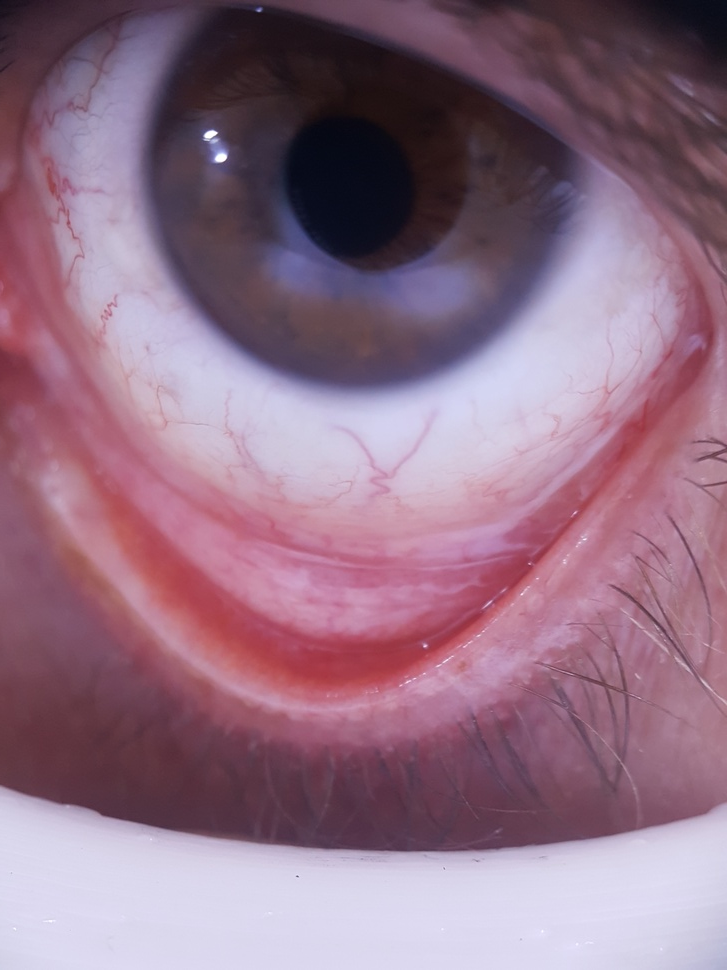
#> input picture Images/102.jpg, 727 x 970 px, shrunk from 2988 x 3984 before the run
$ python -i extract_features_fast.py   (imports and definitions only)
#> lines starting #> are read from the running program, lines starting #| are printed output that depends on the picture; after the words box and inside, x2 and y2 are one past the last pixel; in counts of white or black regions, pixels touching at a corner belong together
#!/usr/bin/env python
# -*- coding: utf-8 -*-
"""
extract_features.py (fast, glare-aware, cached, parallel)

Speedups with zero accuracy change:
- Caches Roboflow detections keyed by image SHA1 + model id
- Parallelizes glare mask + inpainting + feature extraction
- Keeps the SAME feature formulas as before (no resizing, no math changes)

Pipeline:
1) Read full-eye images from --images-dir
2) Roboflow detect API to crop conjunctiva -> --out-crops
   * CACHED: detection JSON saved under --cache-dir
3) Detect glare, inpaint, compute features on inpainted crop:
   - 14 baseline features
   - 6 vascularity (Frangi + skeleton)
   - glare_frac
4) Join with labels.csv (filename,hb,status) -> --out-csv

Optional:
--augment-glare N  (off by default; adds synthetic glare variants)

USAGE (PowerShell example):
python .\extract_features.py `
  --api-key "YOUR_ROBOFLOW_API_KEY" `
  --model-id "eye-conjunctiva-detector/2" `
  --class-name "conjunctiva" `
  --images-dir ".\Images" `
  --out-crops ".\images_cropped" `
  --labels ".\labels.csv" `
  --out-csv ".\features_dataset.csv" `
  --workers  max `
  --rf-rate-limit 0.0

Dependencies:
pip install numpy pandas pillow requests opencv-python scikit-image scipy
"""

import io
import os
import time
import json
import base64
import argparse
import random
import hashlib
from pathlib import Path
from typing import Dict, Any, Optional, List, Tuple

import numpy as np
import pandas as pd
import requests
from PIL import Image, ImageOps

import cv2
from scipy.stats import kurtosis
from scipy.ndimage import convolve
from skimage import exposure, filters, morphology, measure
from skimage.morphology import skeletonize
from concurrent.futures import ProcessPoolExecutor, as_completed


# ---------------- CLI ---------------- #
# [31 lines left out: function parse_args, not called in this run]


# ------------- Helpers ------------- #
def exif_upright(pil_img: Image.Image) -> Image.Image:
    return ImageOps.exif_transpose(pil_img).convert("RGB")

# [4 lines left out: function pil_to_jpeg_bytes, not called in this run]

def to_b64_jpeg(img: Image.Image) -> str:
    return base64.b64encode(pil_to_jpeg_bytes(img, quality=90)).decode("utf-8")

# [33 lines left out: functions sha1_of_file, roboflow_detect_b64, select_best_box, crop_from_box, not called in this run]


# -------- Glare handling (unchanged formulas) -------- #
def detect_glare_mask(rgb: np.ndarray) -> np.ndarray:
    """
    Heuristic glare mask: high V (HSV) + low S, and near-maximum grayscale.
    Returns a binary mask {0,1} (uint8).
    """
    hsv = cv2.cvtColor(rgb, cv2.COLOR_RGB2HSV).astype(np.float32)
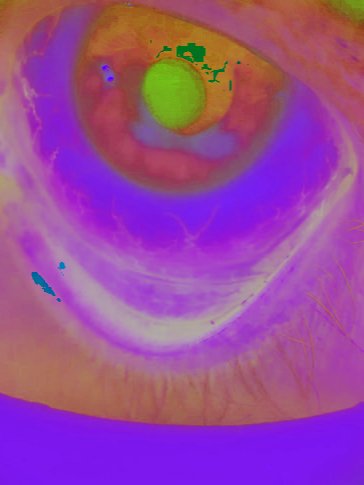
#> hsv: shape (970, 727, 3) float32 (shown at 1/2 size); mean R, G, B 153.4, 74.4, 151.2
    S = hsv[..., 1] / 255.0
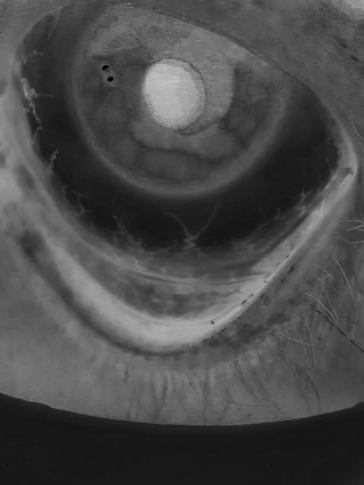
#> S: shape (970, 727) float32 (shown at 1/2 size); min 0, max 0.788, mean 0.292
    V = hsv[..., 2] / 255.0
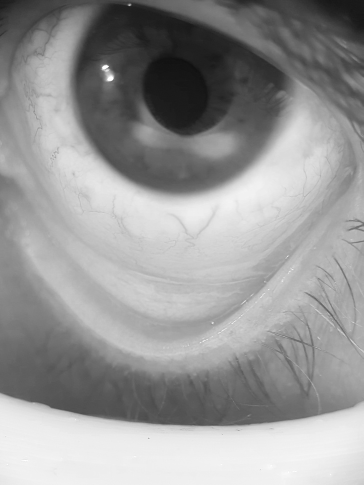
#> V: shape (970, 727) float32 (shown at 1/2 size); min 0.0588, max 1, mean 0.592

    mask_hsv = (V > 0.90) & (S < 0.25)
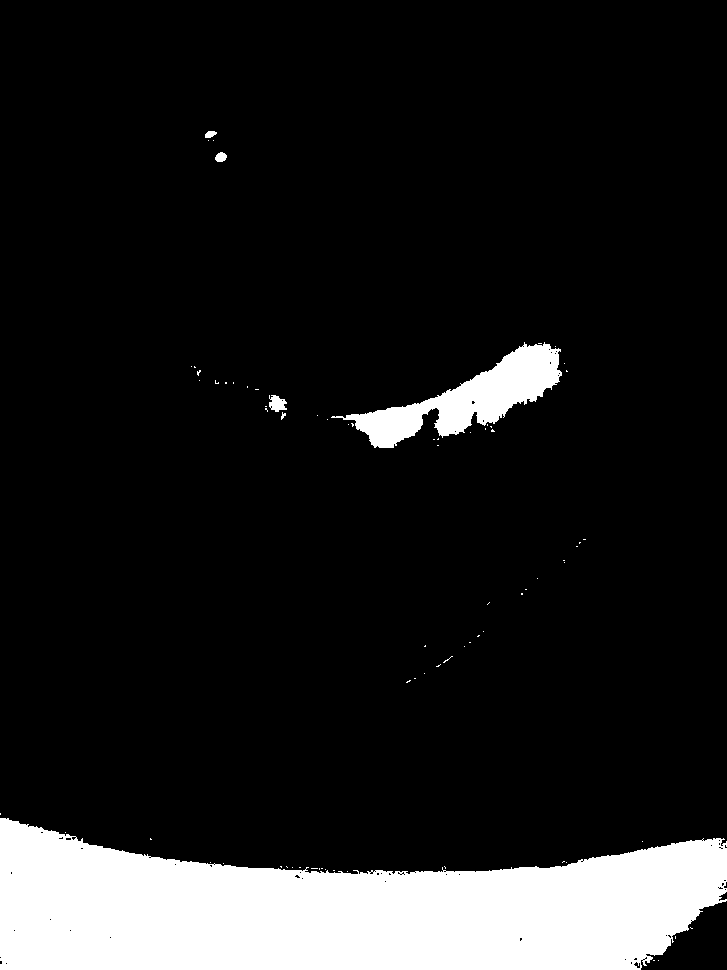
#> mask_hsv: shape (970, 727) bool; 12.3% white; 77 white regions (71 under 20 px), largest, box (x1, y1, x2, y2) and area: (0, 818, 727, 970) 77938, (331, 342, 562, 448) 8316, (269, 395, 287, 412) 208, (215, 152, 227, 162) 90, (205, 131, 217, 138) 62, (281, 412, 286, 420) 21

    gray = cv2.cvtColor(rgb, cv2.COLOR_RGB2GRAY).astype(np.float32) / 255.0
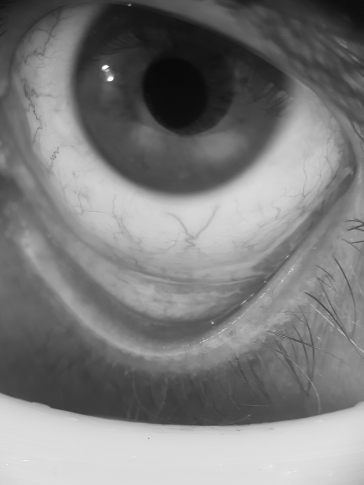
#> gray: shape (970, 727) float32 (shown at 1/2 size); min 0.0275, max 1, mean 0.488
    hi = float(np.quantile(gray, 0.995))  # top 0.5% brightest
#> hi = 0.875
    mask_gray = gray >= hi
#> mask_gray: shape (970, 727) bool; 0.56% white; 219 white regions (208 under 20 px), largest, box (x1, y1, x2, y2) and area: (519, 891, 662, 942) 1974, (558, 875, 673, 900) 467, (552, 934, 594, 958) 434

    mask = (mask_hsv | mask_gray).astype(np.uint8)
    kernel = np.ones((3, 3), np.uint8)
    mask = cv2.morphologyEx(mask, cv2.MORPH_CLOSE, kernel, iterations=1)
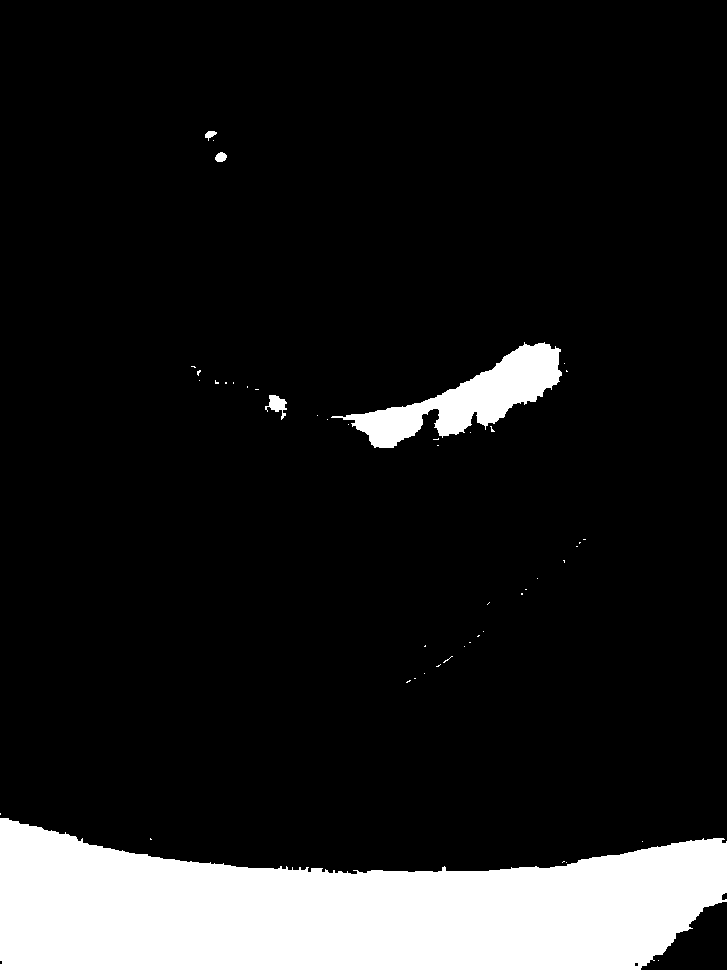
#> mask: shape (970, 727); values 0 (black) and 1 (white), 12.4% white; 47 white regions (42 under 20 px), largest, box (x1, y1, x2, y2) and area: (0, 818, 727, 970) 78374, (331, 342, 562, 448) 8445, (265, 395, 287, 420) 259, (215, 152, 227, 162) 90, (205, 131, 217, 141) 65
    mask = cv2.morphologyEx(mask, cv2.MORPH_OPEN, kernel, iterations=1)
#> mask: shape (970, 727); values 0 (black) and 1 (white), 12.3% white; 7 white regions (2 under 20 px), largest, box (x1, y1, x2, y2) and area: (0, 818, 727, 970) 78283, (343, 343, 562, 448) 8388, (269, 395, 286, 412) 217, (215, 152, 227, 162) 90, (205, 131, 216, 138) 60
    return mask

# [308 lines left out: functions inpaint_glare, add_synthetic_glare, compute_baseline_features, vascularity_features_from_conjunctiva, process_one_crop_bytes, main, not called in this run]


# [2 lines not run here, left out]

>>> import cv2
>>> picture = cv2.cvtColor(cv2.imread('Images/102.jpg'), cv2.COLOR_BGR2RGB)
>>> result = detect_glare_mask(picture)

$ run again, on Images/118.jpg
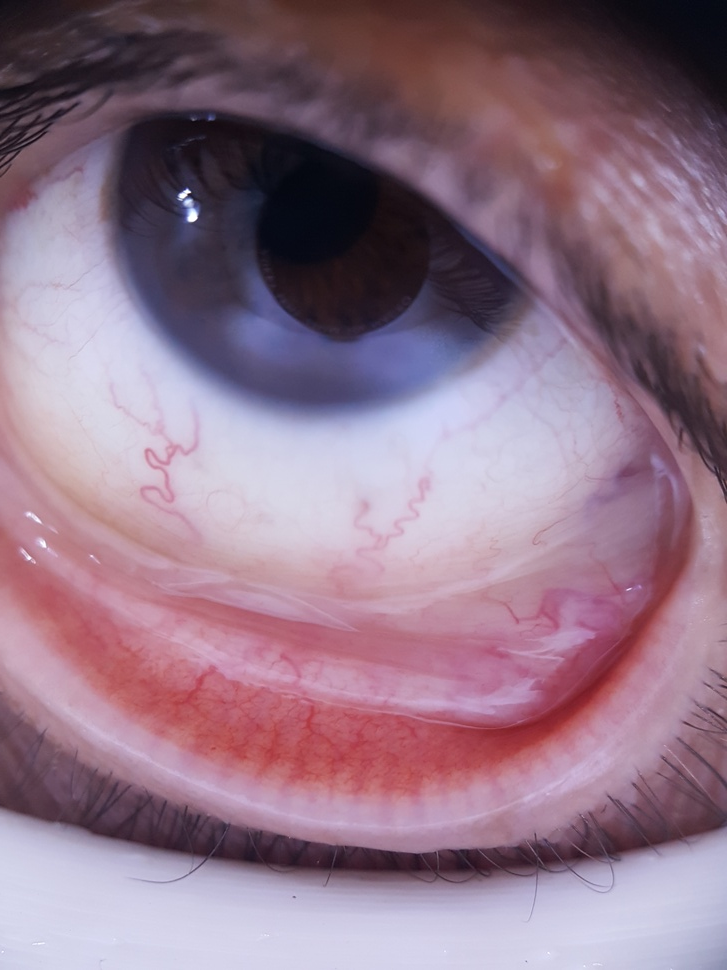
#> input picture Images/118.jpg, 727 x 970 px, shrunk from 2988 x 3984 before the run
#> mask_hsv: shape (970, 727) bool; 7.5% white; 181 white regions (161 under 20 px), largest, box (x1, y1, x2, y2) and area: (0, 856, 657, 970) 34346, (255, 387, 491, 497) 11258, (68, 293, 159, 407) 4780
#> in detect_glare_mask, `gray = cv2.cvtColor(rgb, cv2.COLOR_RGB2GRAY).astype(np.float32) / 255.0`:
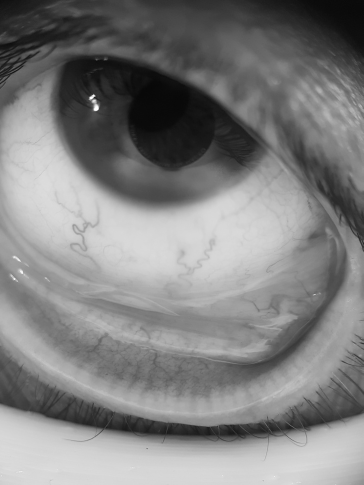
#> gray: shape (970, 727) float32 (shown at 1/2 size); min 0.0275, max 1, mean 0.501
#> hi = 0.851
#> mask_gray: shape (970, 727) bool; 0.62% white; 235 white regions (209 under 20 px), largest, box (x1, y1, x2, y2) and area: (73, 342, 114, 422) 1240, (49, 928, 120, 946) 545, (0, 917, 37, 943) 347
#> in detect_glare_mask, `mask = cv2.morphologyEx(mask, cv2.MORPH_OPEN, kernel, iterations=1)`:
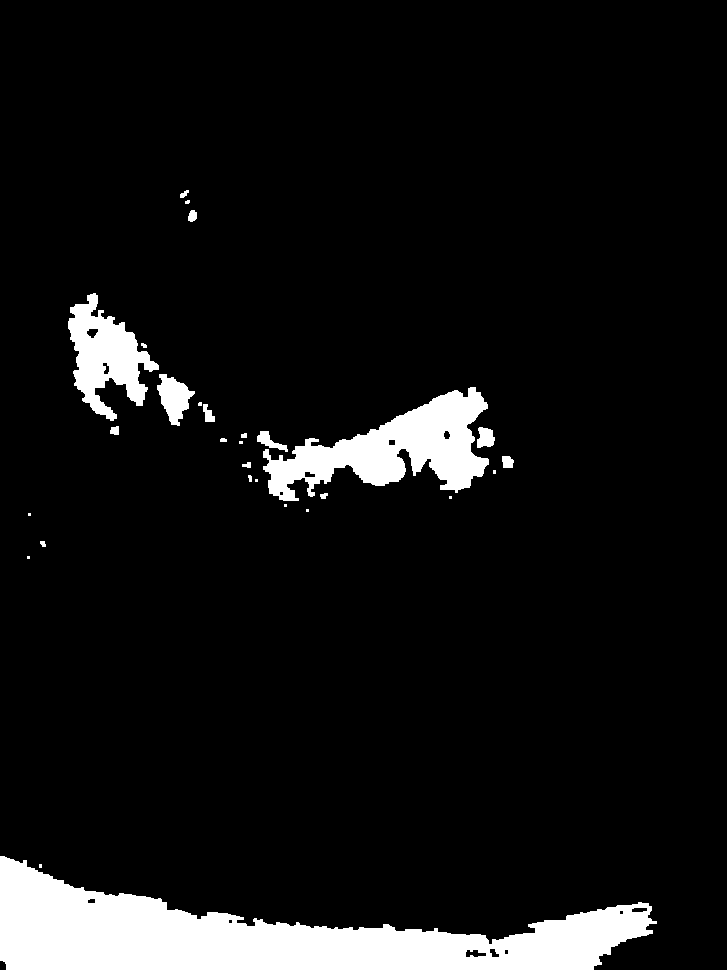
#> mask: shape (970, 727); values 0 (black) and 1 (white), 7.8% white; 29 white regions (11 under 20 px), largest, box (x1, y1, x2, y2) and area: (0, 856, 657, 970) 35688, (263, 387, 489, 501) 11630, (68, 293, 159, 421) 5514

$ run again, on Images/119.jpg
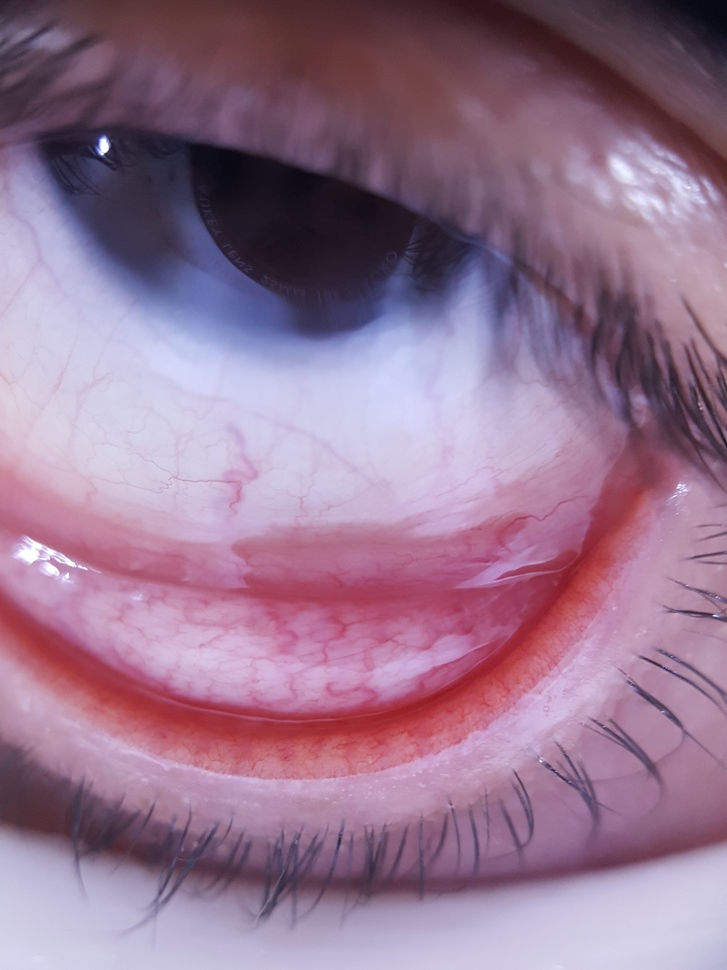
#> input picture Images/119.jpg, 727 x 970 px, shrunk from 2988 x 3984 before the run
#> mask_hsv: shape (970, 727) bool; 6.1% white; 160 white regions (136 under 20 px), largest, box (x1, y1, x2, y2) and area: (69, 316, 478, 464) 32274, (534, 909, 690, 970) 3789, (0, 928, 94, 970) 2019
#> in detect_glare_mask, `gray = cv2.cvtColor(rgb, cv2.COLOR_RGB2GRAY).astype(np.float32) / 255.0`:
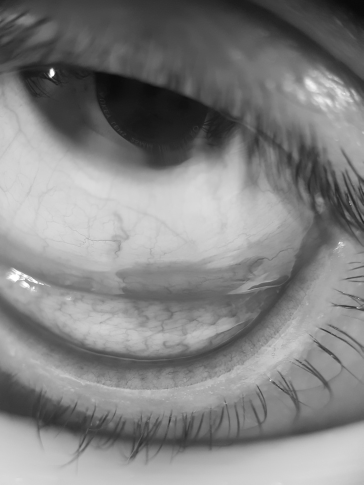
#> gray: shape (970, 727) float32 (shown at 1/2 size); min 0.0235, max 1, mean 0.51
#> hi = 0.843
#> mask_gray: shape (970, 727) bool; 0.73% white; 109 white regions (91 under 20 px), largest, box (x1, y1, x2, y2) and area: (374, 386, 426, 432) 1283, (150, 354, 214, 394) 1111, (0, 948, 45, 970) 670
#> in detect_glare_mask, `mask = cv2.morphologyEx(mask, cv2.MORPH_OPEN, kernel, iterations=1)`:
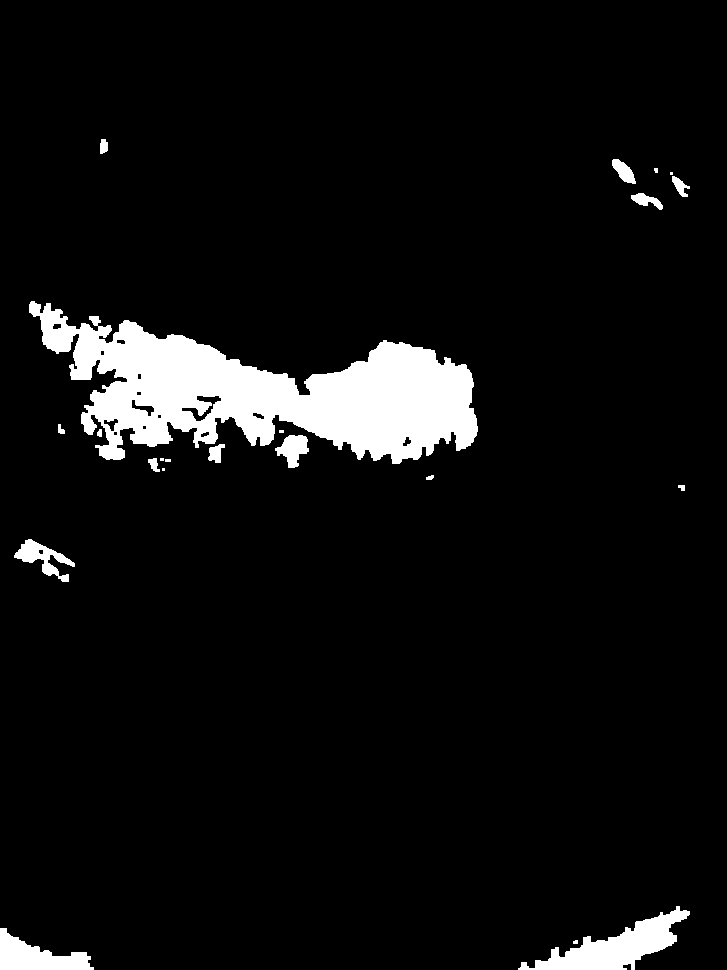
#> mask: shape (970, 727); values 0 (black) and 1 (white), 6.3% white; 22 white regions (7 under 20 px), largest, box (x1, y1, x2, y2) and area: (29, 301, 478, 464) 35115, (518, 906, 690, 970) 4135, (0, 928, 94, 970) 2080
